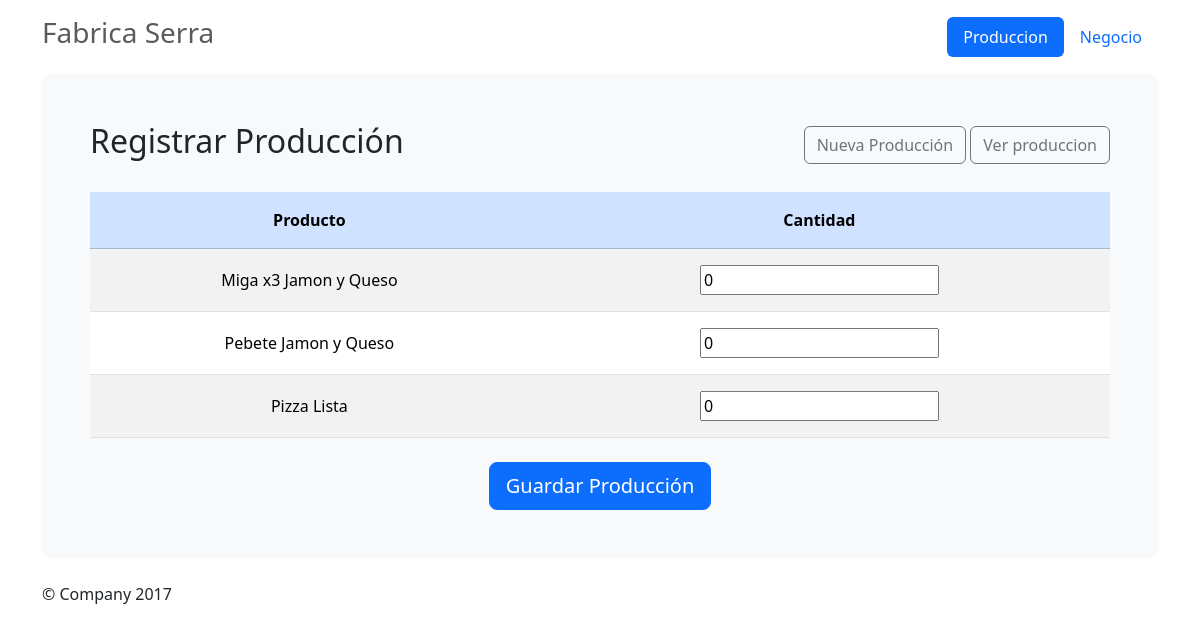
The page /produccion on the database as committed earlier.
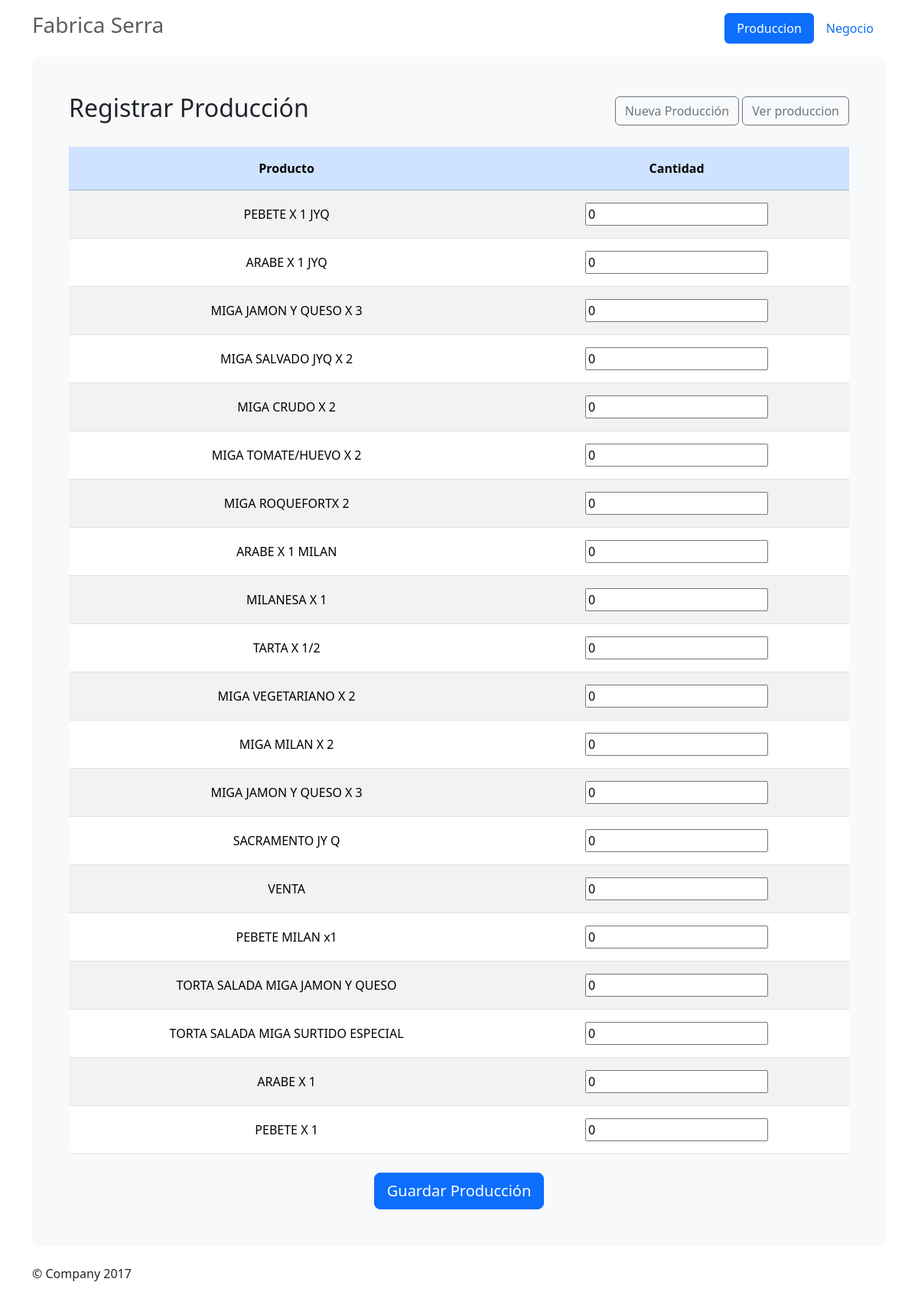
The same page on the database as committed later.
### produccion/models.py (models this page shows, shortened)
class Product(models.Model):
    id = models.CharField(max_length=255, primary_key=True)
    product_key = models.CharField(max_length=255)
    notes = models.TextField(null=True, blank=True)
    price = models.FloatField()
    class Meta:
        db_table = 'productos'

### produccion/views.py (the view, shortened to what this page needs)
# urls.py: path("produccion", views.AddProduction.as_view(), name='produccion_add'),
class AddProduction(FormView):
    template_name = 'produccion/add_produccion.html'
    success_url = "/produccion/list"
    form_class = formset_factory(ProductionForm, extra=0)
    def get_initial_data(self):
        return [{'id': producto.id} for producto in Product.objects.all()]
    def get_context_data(self, **kwargs):
        context = super().get_context_data(**kwargs)
        context['productos_dict'] = {producto.id: producto.product_key for producto in Product.objects.all()}
        context['formset'] = kwargs.get('formset', self.get_form())
        return context
    def get_form(self):
        return self.form_class(initial=self.get_initial_data())
    def get(self, request, *args, **kwargs):
        return self.render_to_response(self.get_context_data())

### produccion/templatetags/custom_filters.py (called while the page is built)
@register.filter
def get_item(dictionary, key):
    return dictionary.get(key)

### produccion/templates/produccion/add_produccion.html (shortened to what this page needs)
{% extends 'produccion/base_produccion.html' %}
{% load custom_filters %}
{% block produccion_title %}Registrar Producción{% endblock %}
{% block produccion_content %}
<form method="post">
    <div class="table-responsive">
        <table class="table table-hover table-striped align-middle mb-0">
            <thead class="table-primary">
                <tr>
                    <th class="py-3">Producto</th>
                    <th class="py-3">Cantidad</th>
                </tr>
            </thead>
            <tbody>
                {% if formset %}
                {% for form in formset %}
                <tr>
                    <td class="py-3">
                        {% with product_name=productos_dict|get_item:form.id.value %}
                            {{ product_name }}
                        {% endwith %}
                    </td>
                    <td class="py-3">
                        {{ form.cantidad }}
                    </td>
                </tr>
                {% endfor %}
                {% endif %}
            </tbody>
        </table>
    </div>
    <button type="submit" class="btn btn-primary btn-lg mt-4">Guardar Producción</button>
</form>
{% endblock %}

Rows that differ between the two databases and show on the page:
removed Product: formset "Miga x3 Jamon y Queso"
removed Product: formset "Pebete Jamon y Queso"
removed Product: formset "Pizza Lista"
added Product: formset "PEBETE X 1 JYQ"
added Product: formset "ARABE X 1 JYQ"
added Product: formset "MIGA JAMON Y QUESO X 3"
added Product: formset "MIGA SALVADO JYQ X 2"
added Product: formset "MIGA CRUDO X 2"
added Product: formset "MIGA TOMATE/HUEVO X 2"
added Product: formset "MIGA ROQUEFORTX 2"
added Product: formset "ARABE X 1 MILAN"
added Product: formset "MILANESA X 1"
added Product: formset "TARTA X 1/2"
added Product: formset "MIGA VEGETARIANO X 2"
added Product: formset "MIGA MILAN X 2"
added Product: formset "MIGA JAMON Y QUESO X 3"
added Product: formset "SACRAMENTO JY Q"
added Product: formset "VENTA"
added Product: formset "PEBETE MILAN x1"
added Product: formset "TORTA SALADA MIGA JAMON Y QUESO"
added Product: formset "TORTA SALADA MIGA SURTIDO ESPECIAL"
added Product: formset "ARABE X 1"
added Product: formset "PEBETE X 1"
Other text that changed with them:
new list line: "0"
list line gone: "0"
